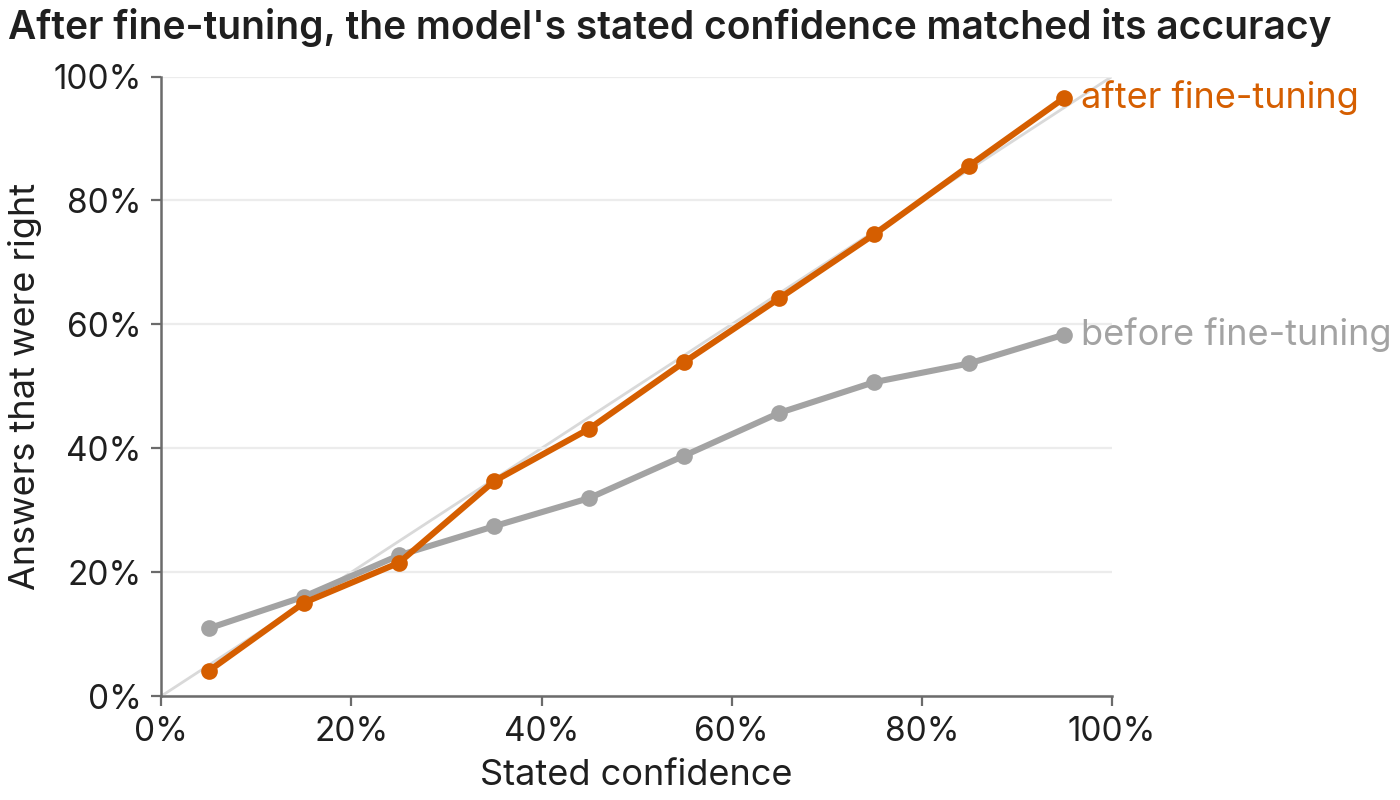

Here is the Python script that generated this plot:
"""Calibration plot: accuracy against stated confidence in bins, the diagonal for perfect calibration, names at the
line ends.

Answers: Is one model better calibrated than another?
Shows: calibration plot: how often a model is right at each stated confidence, before and after fine-tuning
Claim: after fine-tuning the model's stated confidence matches its accuracy; before, it was overconfident.
Caption: **After fine-tuning, the model's stated confidence matched its accuracy to within 4 points in every bin.**
Each point is the share of answers that were right among those whose stated confidence fell in a 10-point bin, on
4,000 trivia questions held out from fine-tuning; the thin line is perfect calibration. Made-up data.
"""
import sys
from pathlib import Path

import matplotlib.pyplot as plt
import numpy as np
from matplotlib.ticker import PercentFormatter

HERE = Path(__file__).resolve().parent
sys.path.insert(0, str(HERE.parent))  # the skill's directory, which holds figkit.py
import figkit as fk

SEED = 0
rng = np.random.default_rng(SEED)
stated = np.arange(5, 100, 10)  # bin centres, % confidence
before = np.clip(0.55 * stated + 8 + rng.normal(0, 1.5, len(stated)), 0, 100)
after = np.clip(stated + rng.normal(0, 1.5, len(stated)), 0, 100)

fk.use()
fig, ax = plt.subplots()
ax.plot([0, 100], [0, 100], color=fk.LIGHT, lw=1, zorder=0)
ax.plot(stated, before, "o-", color=fk.GREY, ms=5, label="before fine-tuning")
ax.plot(stated, after, "o-", color=fk.ACCENT, ms=5, label="after fine-tuning")
fk.label_lines(ax)
ax.xaxis.set_major_formatter(PercentFormatter(decimals=0))
ax.yaxis.set_major_formatter(PercentFormatter(decimals=0))
ax.set(xlim=(0, 100), ylim=(0, 100), xlabel="Stated confidence", ylabel="Answers that were right")
fk.title(fig, "After fine-tuning, the model's stated confidence matched its accuracy")
fk.save(fig, HERE / "calibration.png")
